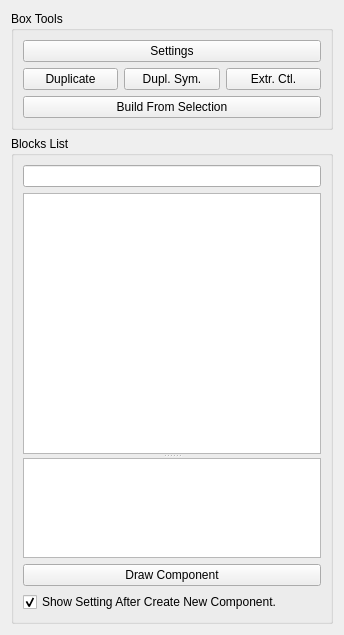
<?xml version="1.0" encoding="UTF-8"?>
<ui version="4.0">
 <class>Form</class>
 <widget class="QWidget" name="Form">
  <property name="geometry">
   <rect>
    <x>0</x>
    <y>0</y>
    <width>344</width>
    <height>635</height>
   </rect>
  </property>
  <property name="windowTitle">
   <string>Form</string>
  </property>
  <layout class="QVBoxLayout" name="verticalLayout_3">
   <item>
    <widget class="QGroupBox" name="tools_groupBox">
     <property name="title">
      <string>Box Tools</string>
     </property>
     <layout class="QVBoxLayout" name="verticalLayout_2">
      <item>
       <widget class="QPushButton" name="settings_pushButton">
        <property name="whatsThis">
         <string>&lt;html&gt;&lt;head/&gt;&lt;body&gt;&lt;p&gt;Open Component/Guide root settings window.&lt;/p&gt;&lt;/body&gt;&lt;/html&gt;</string>
        </property>
        <property name="text">
         <string>Settings</string>
        </property>
       </widget>
      </item>
      <item>
       <layout class="QHBoxLayout" name="horizontalLayout">
        <item>
         <widget class="QPushButton" name="duplicate_pushButton">
          <property name="toolTip">
           <string>&lt;html&gt;&lt;head/&gt;&lt;body&gt;&lt;p&gt;Duplicate selected component.&lt;/p&gt;&lt;/body&gt;&lt;/html&gt;</string>
          </property>
          <property name="text">
           <string>Duplicate</string>
          </property>
         </widget>
        </item>
        <item>
         <widget class="QPushButton" name="dupSym_pushButton">
          <property name="toolTip">
           <string>&lt;html&gt;&lt;head/&gt;&lt;body&gt;&lt;p&gt;Duplicate symmetrical selected component.&lt;/p&gt;&lt;/body&gt;&lt;/html&gt;</string>
          </property>
          <property name="text">
           <string>Dupl. Sym.</string>
          </property>
         </widget>
        </item>
        <item>
         <widget class="QPushButton" name="extrCtl_pushButton">
          <property name="toolTip">
           <string>&lt;html&gt;&lt;head/&gt;&lt;body&gt;&lt;p&gt;Extract Selected Controls and store as control Buffer.&lt;/p&gt;&lt;/body&gt;&lt;/html&gt;</string>
          </property>
          <property name="text">
           <string>Extr. Ctl.</string>
          </property>
         </widget>
        </item>
       </layout>
      </item>
      <item>
       <widget class="QPushButton" name="build_pushButton">
        <property name="toolTip">
         <string>&lt;html&gt;&lt;head/&gt;&lt;body&gt;&lt;p&gt;Build rig from selection&lt;/p&gt;&lt;/body&gt;&lt;/html&gt;</string>
        </property>
        <property name="whatsThis">
         <string>&lt;html&gt;&lt;head/&gt;&lt;body&gt;&lt;p&gt;Open Component/Guide root settings window.&lt;/p&gt;&lt;/body&gt;&lt;/html&gt;</string>
        </property>
        <property name="text">
         <string>Build From Selection</string>
        </property>
       </widget>
      </item>
     </layout>
    </widget>
   </item>
   <item>
    <widget class="QGroupBox" name="list_groupBox">
     <property name="title">
      <string>Blocks List</string>
     </property>
     <layout class="QVBoxLayout" name="verticalLayout">
      <item>
       <widget class="QLineEdit" name="search_lineEdit">
        <property name="sizePolicy">
         <sizepolicy hsizetype="Minimum" vsizetype="Fixed">
          <horstretch>0</horstretch>
          <verstretch>0</verstretch>
         </sizepolicy>
        </property>
       </widget>
      </item>
      <item>
       <widget class="QSplitter" name="splitter">
        <property name="orientation">
         <enum>Qt::Vertical</enum>
        </property>
        <widget class="DragQListView" name="component_listView">
         <property name="sizePolicy">
          <sizepolicy hsizetype="Expanding" vsizetype="Expanding">
           <horstretch>0</horstretch>
           <verstretch>0</verstretch>
          </sizepolicy>
         </property>
         <property name="minimumSize">
          <size>
           <width>0</width>
           <height>0</height>
          </size>
         </property>
         <property name="editTriggers">
          <set>QAbstractItemView::NoEditTriggers</set>
         </property>
         <property name="showDropIndicator" stdset="0">
          <bool>false</bool>
         </property>
         <property name="dragDropMode">
          <enum>QAbstractItemView::NoDragDrop</enum>
         </property>
         <property name="defaultDropAction">
          <enum>Qt::CopyAction</enum>
         </property>
         <property name="alternatingRowColors">
          <bool>true</bool>
         </property>
         <property name="selectionMode">
          <enum>QAbstractItemView::SingleSelection</enum>
         </property>
        </widget>
        <widget class="QPlainTextEdit" name="info_plainTextEdit">
         <property name="enabled">
          <bool>true</bool>
         </property>
         <property name="sizePolicy">
          <sizepolicy hsizetype="Expanding" vsizetype="Minimum">
           <horstretch>0</horstretch>
           <verstretch>0</verstretch>
          </sizepolicy>
         </property>
         <property name="minimumSize">
          <size>
           <width>0</width>
           <height>50</height>
          </size>
         </property>
         <property name="maximumSize">
          <size>
           <width>16777215</width>
           <height>100</height>
          </size>
         </property>
         <property name="baseSize">
          <size>
           <width>0</width>
           <height>50</height>
          </size>
         </property>
         <property name="undoRedoEnabled">
          <bool>false</bool>
         </property>
         <property name="readOnly">
          <bool>true</bool>
         </property>
         <property name="plainText">
          <string/>
         </property>
        </widget>
       </widget>
      </item>
      <item>
       <widget class="QPushButton" name="draw_pushButton">
        <property name="toolTip">
         <string>&lt;html&gt;&lt;head/&gt;&lt;body&gt;&lt;p&gt;Draw selected component.&lt;/p&gt;&lt;/body&gt;&lt;/html&gt;</string>
        </property>
        <property name="text">
         <string>Draw Component</string>
        </property>
       </widget>
      </item>
      <item>
       <widget class="QCheckBox" name="showUI_checkBox">
        <property name="text">
         <string>Show Setting After Create New Component.</string>
        </property>
        <property name="checked">
         <bool>true</bool>
        </property>
       </widget>
      </item>
     </layout>
    </widget>
   </item>
  </layout>
 </widget>
 <customwidgets>
  <customwidget>
   <class>DragQListView</class>
   <extends>QListView</extends>
   <header location="global">mbox.core.widgets</header>
  </customwidget>
 </customwidgets>
 <resources/>
 <connections/>
</ui>
